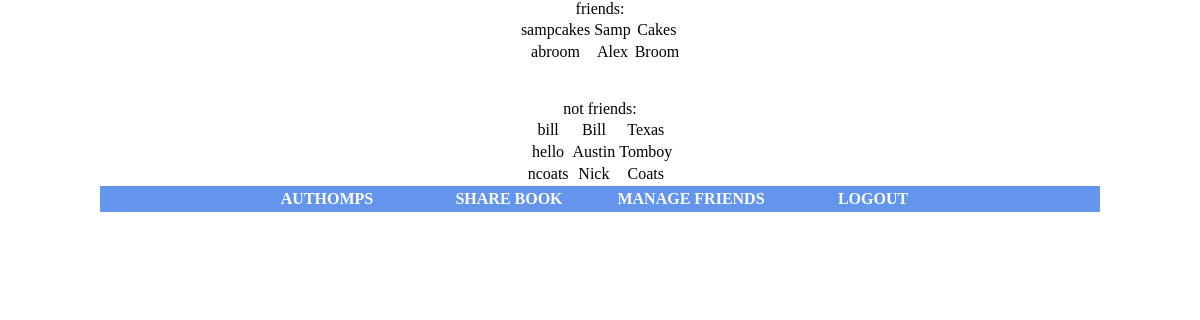
Screenshot of /manage_friends.php (signed in) with the database file from the repository.
### tables this page shows
CREATE TABLE users
( 	username VARCHAR(20) PRIMARY KEY NOT NULL,
	password VARCHAR(20) NOT NULL,
	current_book CHAR(17),
	first_name VARCHAR(20),
	last_name VARCHAR(20),
	FOREIGN KEY (current_book) REFERENCES books(isbn)
);

### manage_friends.php (the view, shortened to what this page needs)
<?php
	$username = $_SESSION['username'];
?>
<!DOCTYPE html>
<html>
<head>
	<link rel="stylesheet" type="text/css" href="bookshelf.css" />
</head>
<body>
	<div id="wrap">
		<div id="main">
			<?php
				include('access_database.php');
				echo "friends:<br>";
				$friendQuery = "SELECT username, first_name, last_name FROM users JOIN friends WHERE username = friend AND user = '".$username."'";
				$friendStmt = $db->query($friendQuery);
				$num_rows = $friendStmt->num_rows;
				if ($num_rows == 0) {
					echo "no friends :(<br>";
				} else {
					echo "<table>";
					for ($i=0; $i < $num_rows; $i++) {
						$row = $friendStmt->fetch_assoc();
						$friends[] = "'".$row['username']."'";
						echo '<tr><td>'.$row['username'].'</td><td>'.$row['first_name'].'</td><td>'.$row['last_name'].'</td></tr>';
					}
					echo "</table>";
				}
				echo "<br><br>not friends:<br>";
				$notFriendQuery = "SELECT username, first_name, last_name FROM users WHERE NOT username in (".join(',',$friends).") AND username != '".$username."'";
				$notFriendStmt = $db->query($notFriendQuery);
				$num_rows = $notFriendStmt->num_rows;
				if ($num_rows == 0) {
					echo "too many friends :(<br>";
				} else {
					echo "<table>";
					for ($i=0; $i < $num_rows; $i++) {
						$row = $notFriendStmt->fetch_assoc();
						echo '<tr><td>'.$row['username'].'</td><td>'.$row['first_name'].'</td><td>'.$row['last_name'].'</td></tr>';
					}
					echo "</table>";
				}
				include('directory.php');
			?>
		</div>
</body>
</html>

### css/bookshelf.css (style rules this page uses)
html, body { margin:0; padding:0; }
#wrap { width:1000px; margin:0 auto; font-size: 16px; }
#main { margin:0 auto; text-align:center }
table { margin-left:auto; margin-right:auto; }

### rows the page displays
users: username "sampcakes", first_name "Samp", last_name "Cakes"
users: username "abroom", first_name "Alex", last_name "Broom"
users: username "bill", first_name "Bill", last_name "Texas"
users: username "hello", first_name "Austin", last_name "Tomboy"
users: username "ncoats", first_name "Nick", last_name "Coats"

### other values shown
$username "AUTHOMPS"
